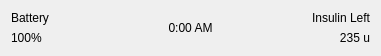
  <widget class="QWidget" name="horizontalLayoutWidget">
   <property name="geometry">
    <rect>
     <x>10</x>
     <y>0</y>
     <width>381</width>
     <height>44</height>
    </rect>
   </property>
   <layout class="QHBoxLayout" name="menuBar">
    <item>
     <layout class="QVBoxLayout" name="verticalLayout">
      <item>
       <widget class="QLabel" name="batteryTitle">
        <property name="text">
         <string>Battery</string>
        </property>
        <property name="alignment">
         <set>Qt::AlignLeading|Qt::AlignLeft|Qt::AlignVCenter</set>
        </property>
       </widget>
      </item>
      <item>
       <widget class="QLabel" name="batteryValue">
        <property name="text">
         <string>100%</string>
        </property>
        <property name="alignment">
         <set>Qt::AlignLeading|Qt::AlignLeft|Qt::AlignVCenter</set>
        </property>
       </widget>
      </item>
     </layout>
    </item>
    <item>
     <widget class="QLabel" name="time">
      <property name="text">
       <string>0:00 AM</string>
      </property>
      <property name="alignment">
       <set>Qt::AlignCenter</set>
      </property>
     </widget>
    </item>
    <item>
     <layout class="QVBoxLayout" name="verticalLayout_4">
      <item>
       <widget class="QLabel" name="insulinLevelLabel">
        <property name="text">
         <string>Insulin Left</string>
        </property>
        <property name="alignment">
         <set>Qt::AlignRight|Qt::AlignTrailing|Qt::AlignVCenter</set>
        </property>
       </widget>
      </item>
      <item>
       <widget class="QLabel" name="insulinLevelValue">
        <property name="text">
         <string>235 u</string>
        </property>
        <property name="alignment">
         <set>Qt::AlignRight|Qt::AlignTrailing|Qt::AlignVCenter</set>
        </property>
       </widget>
      </item>
     </layout>
    </item>
   </layout>
  </widget>
